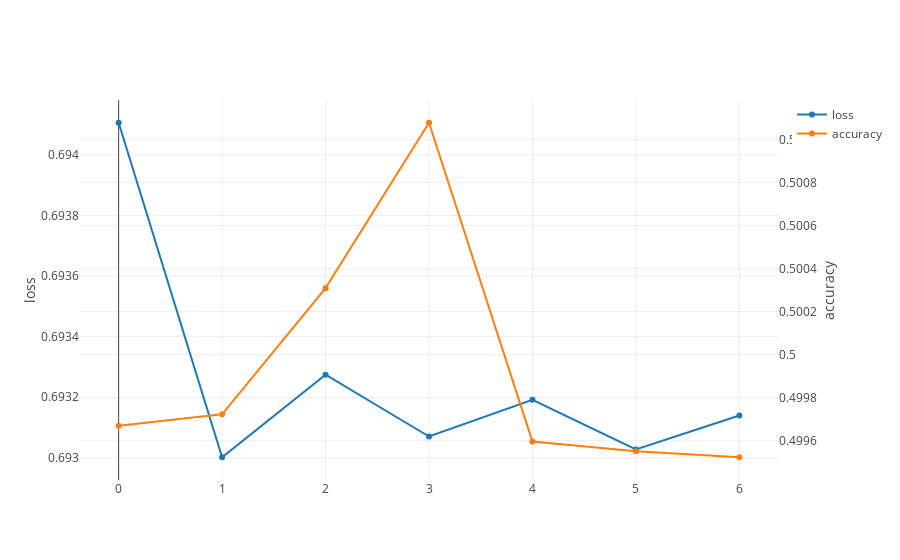

Source (notebook cell):
### Code cell
losses = []
accuracies = []
for epoch in list(range(NUM_EPOCHS)):
    correct = 0
    
    num_positive_returns = 0
    predicted_positive_returns = 0
    num_observations = 0
    for i, (trainX, trainY) in tqdm.tqdm(enumerate(dataloader_train), total=len(dataset_train) // BATCH_SIZE):
        outputs = lstm(trainX)
        correct += torch.max(outputs.data, 1)[1].eq(torch.max(trainY.data, 1)[1]).sum()
        optimizer.zero_grad()
        loss = loss_fn(outputs, trainY)
        loss.backward()
        optimizer.step()
        predicted_positive_returns += torch.max(outputs.data, 1)[1].sum()
        num_positive_returns += trainY[:, [1]].sum()
        num_observations += len(trainY)

    accuracies.append(correct.item() / len(dataloader_train.dataset))
    losses.append(loss.item())
    
    clear_output(True)
    print(f'epoch {epoch + 1}/{NUM_EPOCHS}')
    print(f'actual positive returns {num_positive_returns}/{num_observations}')
    print(f'predicted positive_returns {predicted_positive_returns}/{num_observations}')
    
    plotly.iplot(go.Figure(data=[go.Scatter(x=list(range(len(losses))), y=losses, name='loss'),
                                 go.Scatter(x=list(range(len(accuracies))), y=accuracies, name='accuracy', yaxis='y2')],
                           layout=go.Layout(yaxis={'title': 'loss'}, yaxis2={'title': 'accuracy', 'overlaying': 'y', 'side': 'right'})))
    print(outputs)
    
correct = 0
for i, (testX, testY) in tqdm.tqdm(enumerate(dataloader_test), total=len(dataset_test) // BATCH_SIZE):
    outputs = lstm(testX)
    predicted_labels = torch.max(outputs.data, 1)[1]
    correct += predicted_labels.eq(testY[:, [1]].view(-1).long()).sum()

loss = loss_fn(outputs, trainY)
accuracy = correct.item() / len(dataloader_test.dataset)
print(f'loss: {loss}, accuracy: {accuracy}')

### Figure 1 — Plotly figure (JSON) as saved in the notebook; plotly's stock layout.template omitted (floating-point values rounded to 4 significant figures)
{"data": [{"name": "loss", "type": "scatter", "uid": "8596ed", "x": [0, 1, 2, 3, 4, 5, 6], "y": [0.6941, 0.693, 0.6933, 0.6931, 0.6932, 0.693, 0.6931]}, {"name": "accuracy", "type": "scatter", "uid": "089d0a", "x": [0, 1, 2, 3, 4, 5, 6], "y": [0.4997, 0.4997, 0.5003, 0.5011, 0.4996, 0.4996, 0.4995], "yaxis": "y2"}], "layout": {"autosize": true, "xaxis": {"autorange": true, "range": [-0.3576, 6.358], "type": "linear"}, "yaxis": {"autorange": true, "range": [0.6929, 0.6942], "title": "loss", "type": "linear"}, "yaxis2": {"autorange": true, "overlaying": "y", "range": [0.4994, 0.5012], "side": "right", "title": "accuracy", "type": "linear"}}}
